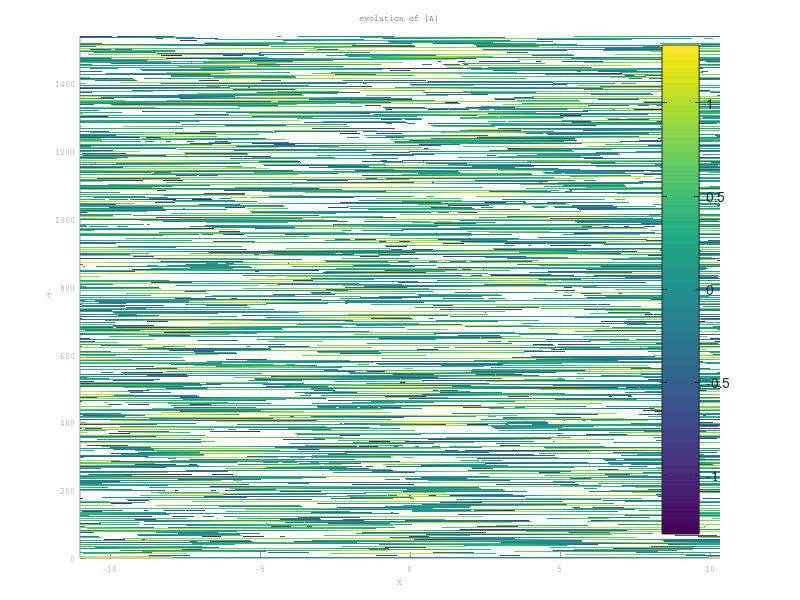

The MATLAB script that drew this image: (Note: this script raises an error after producing the figure.)
% CGLsim1D.m
% Copyright David M. Winterbottom 2005

% ************************************************************
% Simulating the complex Ginzburg-Landau equation in 1D using
% pseudo-spectral code and ETD2 exponential time-stepping (See
% Matthews and Cox, J. Comp. Phys., 176 430-455, 2002)
% ************************************************************
clear all;

disp('*** 1D CGL SIMULATION ***');

% Set equation coefficients
% a = -2;
% b = 0.7;
a = -2; b = 2;
% a = 2;% b = -2;

% a = -1.05; b = 1.05;
% a = -4; b = 1;
% a = 0; b = -3;

% save_results = false;
save_results = true;

% Set system parameters
% L    = 2000;       % Domain size
% L    = 200;       % Domain size
% L    = 50;       % Domain size
% L    = 44;       % Domain size
% L    = 40;       % Domain size
% L    = 36;       % Domain size
% L    = 26;       % Domain size
L    = 22;       % Domain size
% L    = 18;       % Domain size
% L    = 14;       % Domain size
% L    = 8;       % Domain size
% Tmax = 200;       % Simulation time
% N    = 512;       % Number of grid points
% dT   = 0.05;      % Timestep (choose between 0.01 and 0.05)
% dps  = 1000;      % Number of stored times
ic   = 'pulse';   % Initial condition: choose 'zero', 'tw', 'uniform' or 'pulse'
n    = 0;         % Winding number for 'tw' initial condition
% N    = 2048;       % Number of grid points, default
% N    = 256;       % Number of grid points, default
% N    = 128;       % Number of grid points, default
% N    = 64;       % Number of grid points, default
N    = 32;       % Number of grid points, default
% N    = 20;       % Number of grid points
% N    = 10;       % Number of grid points
% N    = 6;       % Number of grid points
% time_scale = 70;
% time_scale = 50;
% time_scale = 10;
time_scale = 1;
% dT   = 0.05;      % Timestep, default
% dT   = 0.05/time_scale;      % Timestep
% dT   = 0.07;      % Timestep
dT   = 0.01;      % Timestep
% dT   = 1e-4;      % Timestep
% sample_dT = 0.01;
sample_dT = 0.07;
% sample_dT = 0.1;
% sample_dT = 1e-4;

type = 'train';
% type = 'test';
% dps  = 1000000;  %50 200     % Number of stored times
% dps  = 700000;  %50 200     % Number of stored times
% dps  = 300000;  %50 200     % Number of stored times
% dps  = 140000;  %50 200     % Number of stored times
% dps  = 100000;  %50 200     % Number of stored times
% dps  = 80000 + 5000;  %50 200     % Number of stored times
% dps  = 80000 + 10;  %50 200     % Number of stored times
% dps  = 80000;  %50 200     % Number of stored times
% dps  = 60000;  %50 200     % Number of stored times
% dps  = 40000;  %50 200     % Number of stored times
% dps  = 30000;  %50 200     % Number of stored times
% dps  = 20001;  %50 200     % Number of stored times
% dps  = 20000;  %50 200     % Number of stored times
dps  = 11000;  %50 200     % Number of stored times
% dps  = 10000;  %50 200     % Number of stored times
% dps  = 2000;  %50 200     % Number of stored times
% dps  = 1000;  %50 200     % Number of stored times
% dps  = 800;  %50 200     % Number of stored times
% dps  = 400;  %50 200     % Number of stored times
% dps  = 200;  %50 100     % Number of stored times, default
% dps  = 100;  %50 100     % Number of stored times, default
Tmax = 2 * sample_dT / dT * dps * dT;
co   = 0;         % Whether to continue simulation from final values of previous

% Calculate some further parameters
% nmax = round(Tmax/dT);
nmax = round(Tmax/dT);
q    = n*2*pi/L; 
X    = (L/N)*(-N/2:N/2-1)'; 
nplt = floor(nmax/dps);

% lyapunov_sum = 0;
n_iter = 7;
% n_iter = 8;
Adata = zeros(N, n_iter*dps);
A_hatdata = zeros(N, n_iter*dps);
for kkk = 1:n_iter

% Define initial conditions
if co == 0 
	Tdata = zeros(1,dps+1);
	if strcmp(ic, 'zero')
		A = zeros(size(X)) + 10^(-2)*randn(size(X));
	elseif strcmp(ic, 'tw')
		A 	= sqrt(1-q^2)*exp(i*q*X) + 10^(-2)*randn(size(X));
	elseif strcmp(ic, 'uniform')
		A 	= ones(size(X)) + 0.01*randn(size(X));
    elseif strcmp(ic, 'pulse')
		A = sech((X+10).^2) + 0.8*sech((X-30).^2) + 10^(-2)*randn(size(X));
		% A = sech((X+10).^2) + 0.8*sech((X-30).^2) + 10^(-2)*randn(size(X));
	    % A = 100 * A;
    else
		error('invalid initial condition selected')
	end
	Tdata(1) = 0;
else
	A         = Adata(:,end);
	starttime = Tdata(end);
	Tdata     = zeros(1,dps+1);
	Tdata(1)  = starttime;
	disp('    CARRYING OVER...')
end	

% Set wavenumbers and data arrays
k = [0:N/2-1 0 -N/2+1:-1]'*(2*pi/L);
k2 = k.*k; k2(N/2+1) = ((N/2)*(2*pi/L))^2;
% Adata     = zeros(N,dps+1);
% A_hatdata = zeros(N,dps+1);
A_hat          = fft(A);
Adata(:,(kkk-1)*dps+1)     = A;
A_hatdata(:,(kkk-1)*dps+1) = A_hat;

% Compute exponentials and nonlinear factors for ETD2 method
cA 	    	= 1-k2*(1+i*a);
expA 	  	= exp(dT*cA);
nlfacA  	= (exp(dT*cA).*(1+1./cA/dT)-1./cA/dT-2)./cA;
nlfacAp 	= (exp(dT*cA).*(-1./cA/dT)+1./cA/dT+1)./cA;

% Solve PDE
dataindex = 2;
for n = 1:nmax
	T = Tdata(1) + n*dT;
	A = ifft(A_hat);
	
	% Find nonlinear component in Fourier space
	nlA	= -(1+i*b)*fft(A.*abs(A).^2);
	
	% Setting the first values of the previous nonlinear coefficients
	if n == 1
		nlAp = nlA;
	end
	
	% Time-stepping
	A_hat = A_hat.*expA + nlfacA.*nlA + nlfacAp.*nlAp;
	nlAp  = nlA;
	
	% Saving data
	if mod(n,nplt) == 0 
        % nextA = ifft(A_hat);
        % ln = log(abs((nextA-A)/sample_dT));
        % prevA = Adata(:, int32(n/nplt));
        % ln = log(abs((A-prevA)/sample_dT));
        % if ln(1) == -Inf
        %     display(ln(1));
        %     break;
        % end
        % lyapunov_sum = lyapunov_sum + ln;

		A = ifft(A_hat);
		Adata(:,(kkk-1)*dps+dataindex)     = A;
		A_hatdata(:,(kkk-1)*dps+dataindex) = A_hat; 
		Tdata((kkk-1)*dps+dataindex)       = T;
		dataindex              = dataindex + 1;
    end

    % if n>10000
    %     nextA = ifft(A_hat);
    %     ln = log(abs((nextA-A)/dT));
    %     if ln(1) == -Inf
    %         display(ln(1));
    %         break;
    %     end
    %     lyapunov_sum = lyapunov_sum + ln;
    % end
	
	% Commenting on time elapsed
	% if mod(n,floor(nmax/10)) == 0
	% 	outp = strcat('  n= ', num2str(n), ' completed'); disp(outp);
	% end
end
% lyapunov = lyapunov_sum / n * (sample_dT/dT);
% display(lyapunov);
outp = strcat('  kkk= ', num2str(kkk), ' completed'); disp(outp);
end

% Plot evolution
figure('position', [200 200 300 350])
surf(X,Tdata,real(Adata).')
colorbar;
view(0,90), shading interp, axis tight;
% set(gca,'position', [0 0 1 1])
 set(gca,'position', [0.1 0.07 0.8 0.87])
set(gca,...
	'xcolor',		[0.6 0.6 0.6],...
	'ycolor',		[0.6 0.6 0.6],...
	'fontsize',	6,...
	'fontname', 'courier')
xlabel('X',...
	'fontname', 'courier',...
	'fontsize', 6,...
	'color',		[0.6 0.6 0.6])
ylabel('T',...
	'fontname', 'courier',...
	'fontsize', 6,...
	'color',		[0.6 0.6 0.6],...
	'rotation', 0)
title('evolution of |A|',...
	'fontname', 'courier',...
	'fontsize', 6,...
	'color', 		[0.6 0.6 0.6])

data_dir = '';
% data_dir = 'results/CGL1d/';
%% save for parallel
switch type
    case 'train' % train data
        n_steps = n_iter*dps;
        % data_kind = 'NLCGL';
        data_kind = 'CGL';
        % L = 8; N = 32; dps = n_steps;
        n_data = 2 * N;
        filename = [data_dir 'CGL_iter' num2str(n_iter) '_L' num2str(L), '_N_' num2str(N) '_dps' num2str(dps) 'c1_' num2str(a) 'c2_' num2str(b) '.mat'];
        Adata = [real(Adata(:,1:end-1)); imag(Adata(:,1:end-1))].';
        % Adata = Adata.';
        train_input_sequence = zeros(n_steps, n_data);
        train_input_sequence(:, 1:2:end) = Adata(:, 1:n_data/2);
        train_input_sequence(:, 2:2:end) = Adata(:, n_data/2+1:end);
        save(filename, 'train_input_sequence', '-v7.3');
    case 'test' % test data
        n_steps = dps;
        % data_kind = 'NLCGL';
        data_kind = 'CGL';
        % L = 8; N = 32; dps = n_steps;
        n_data = 2 * N;
        filename = [data_dir 'CGL' '_L' num2str(L), '_N_' num2str(N) '_dps' num2str(dps) 'c1_' num2str(a) 'c2_' num2str(b) '.mat'];
        Adata = [real(Adata(:,1:end-1)); imag(Adata(:,1:end-1))].';
        % Adata = Adata.';
        test_input_sequence = zeros(n_steps, n_data);
        test_input_sequence(:, 1:2:end) = Adata(:, 1:n_data/2);
        test_input_sequence(:, 2:2:end) = Adata(:, n_data/2+1:end);
        save(filename, 'test_input_sequence', '-v7.3');
end

%% save for simulation_future
if false %save_results
    % filename = strcat('results/CGL1d/Adata', '_L', num2str(L), '_N_', num2str(N), '_dps', num2str(dps), '.mat');
    filename = strcat(data_dir, 'Adata', '_L', num2str(L), '_N_', num2str(N), '_dps', num2str(dps), 'c1_', num2str(a), 'c2_', num2str(b), '.mat');
    save(filename, 'Adata', '-v7.3');
    % filename2 = strcat('results/CGL1d/CGL', '_L', num2str(L), '_N_', num2str(N), '_dps', num2str(dps), '.mat');
    filename2 = strcat(data_dir, 'CGL', '_L', num2str(L), '_N_', num2str(N), '_dps', num2str(dps), 'c1_', num2str(a), 'c2_', num2str(b), '.mat');
    save(filename2, '-v7.3');
    display(filename);
end
